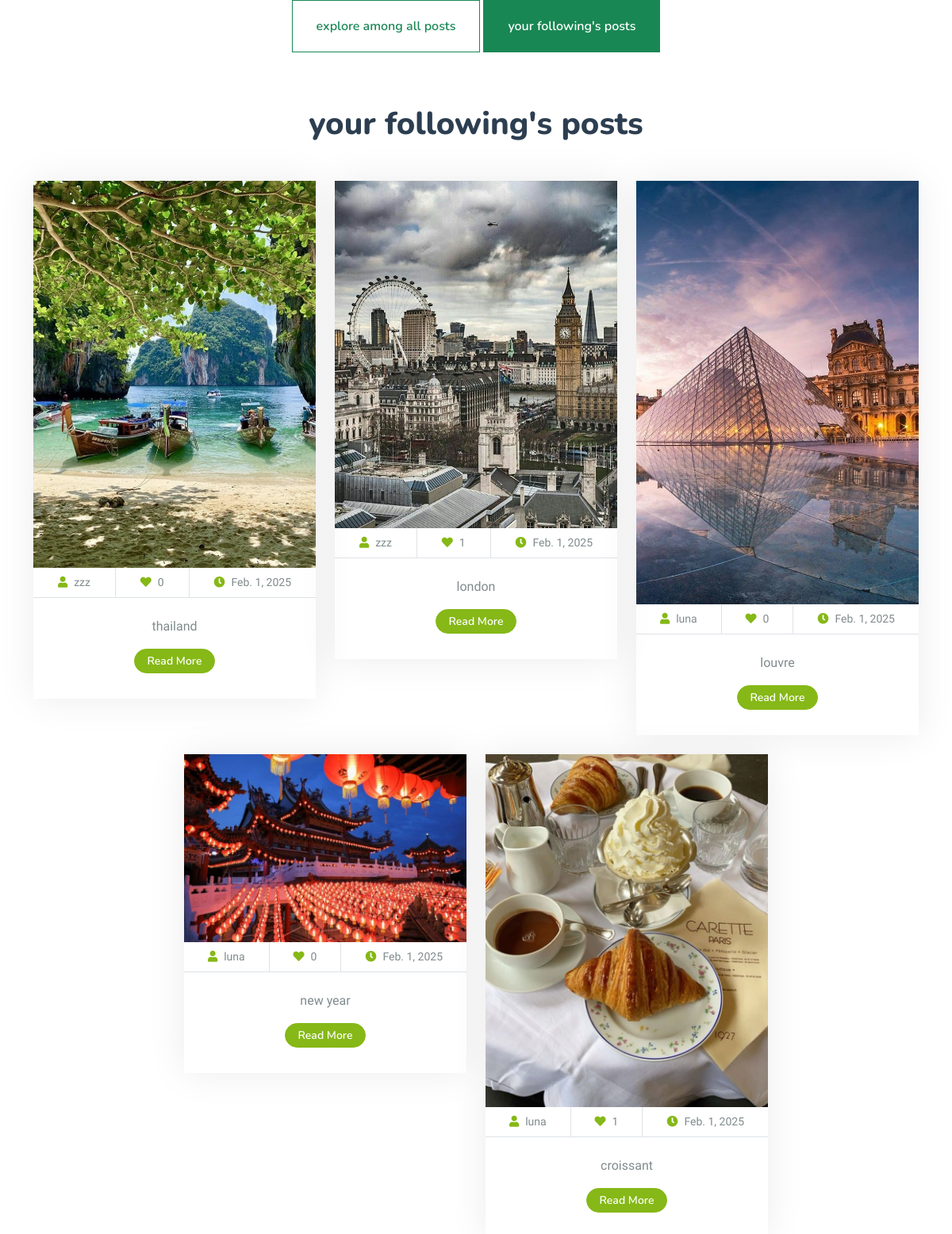
/user-following-posts (signed in), run on the app's committed database.
### post_module/models.py (models this page shows, shortened)
class Post(models.Model):
    user = models.ForeignKey(User, on_delete=models.CASCADE)
    title = models.CharField(max_length=200)
    text = models.TextField()
    publish = models.DateTimeField(auto_now_add=True)
    last_edit = models.DateTimeField(auto_now=True)
    image = models.ImageField(upload_to='posts_pic', blank=True, null=True)
    is_delete = models.BooleanField(default=False)

### user_module/models.py (models this page shows, shortened)
class User(AbstractUser):
    phone = models.IntegerField(verbose_name='your number', null=True, blank=True)
    email_active_code = models.CharField(max_length=100)
    following = models.ManyToManyField('self', through='Contact', related_name='followers', symmetrical=False)
    class Meta:
        verbose_name = 'user'
        verbose_name_plural = 'users'

### post_module/views.py (the view)
# urls.py: path('user-following-posts', views.FollowingPostsView.as_view(), name='user-following-posts-page'),
class FollowingPostsView(LoginRequiredMixin, ListView):
    template_name = 'community/following-posts.html'
    model = Post
    context_object_name = 'user_following_posts'
    def get_queryset(self):
        user = self.request.user
        user_following = user.following.all().values_list('id', flat=True)
        user_following_posts: Post = Post.objects.filter(user_id__in=user_following).all().order_by('-publish')
        query = user_following_posts
        return query

### post_module/templates/community/following-posts.html (shortened to what this page needs)
{% extends 'base.html' %}
{% load thumbnail %}
{% block content %}
    <div class="text-center wow fadeInUp" data-wow-delay="0.1s"
         style="visibility: visible; animation-delay: 0.1s; animation-name: fadeInUp;">
        {% include 'community/components/posts-menu-component.html' %}
    </div>
    <div class="container-xxl py-5">
        <div class="container">
            <div class="text-center wow fadeInUp" data-wow-delay="0.1s"
                 style="visibility: visible; animation-delay: 0.1s; animation-name: fadeInUp;">
                <h1 class="mb-5">your following's posts</h1>
            </div>
            <div class="row g-4 justify-content-center">
                {% for post in user_following_posts %}
                    <div class="col-lg-4 col-md-6 wow fadeInUp" data-wow-delay="0.1s"
                         style="visibility: visible; animation-delay: 0.1s; animation-name: fadeInUp;">
                        <div class="package-item">
                            <div class="overflow-hidden">
                                {% thumbnail post.image "400x300" crop="center" as im %}
                                    <img class="img-fluid" src="{{ im.url }}" alt="">
                                {% endthumbnail %}
                            </div>
                            <div class="d-flex border-bottom">
                                <small class="flex-fill text-center border-end py-2"><i
                                        class="fa fa-user text-primary me-2"></i>{{ post.user.username }}</small>
                                <small class="flex-fill text-center border-end py-2"><i
                                        class="fa fa-heart text-primary me-2"></i>{{ post.liked_by.count }}</small>
                                <small class="flex-fill text-center py-2"><i
                                        class="fa fa-clock text-primary me-2"></i>{{ post.publish | date }}</small>
                            </div>
                            <div class="text-center p-4">
                                <p>{{ post.title }}</p>
                                <div class="d-flex justify-content-center mb-2">
                                    <a href="{% url 'post-detail-page' post.id %}" class="btn btn-sm px-3 btn-primary"
                                       style="border-radius: 30px 30px;">Read More</a>
                                </div>
                            </div>
                        </div>
                    </div>
                {% endfor %}
            </div>
        </div>
    </div>
{% endblock %}

### static/css/style.css (style rules this page uses)
:root { --primary: #86B817; --secondary: #FE8800; --light: #F5F5F5; --dark: #14141F; }
.btn { font-family: 'Nunito', sans-serif; font-weight: 600; transition: .5s; }
.btn.btn-primary, .btn.btn-secondary { color: #FFFFFF; }
.package-item { box-shadow: 0 0 45px rgba(0, 0, 0, .08); }
.package-item img { transition: .5s; }

### data on the page
Post: shows a picture, user.username "zzz", liked_by.count "0", publish "Feb. 1, 2025", title "thailand"
Post: shows a picture, user.username "zzz", liked_by.count "1", publish "Feb. 1, 2025", title "london"
Post: shows a picture, user.username "luna", liked_by.count "0", publish "Feb. 1, 2025", title "louvre"
Post: shows a picture, user.username "luna", liked_by.count "0", publish "Feb. 1, 2025", title "new year"
Post: shows a picture, user.username "luna", liked_by.count "1", publish "Feb. 1, 2025", title "croissant"
